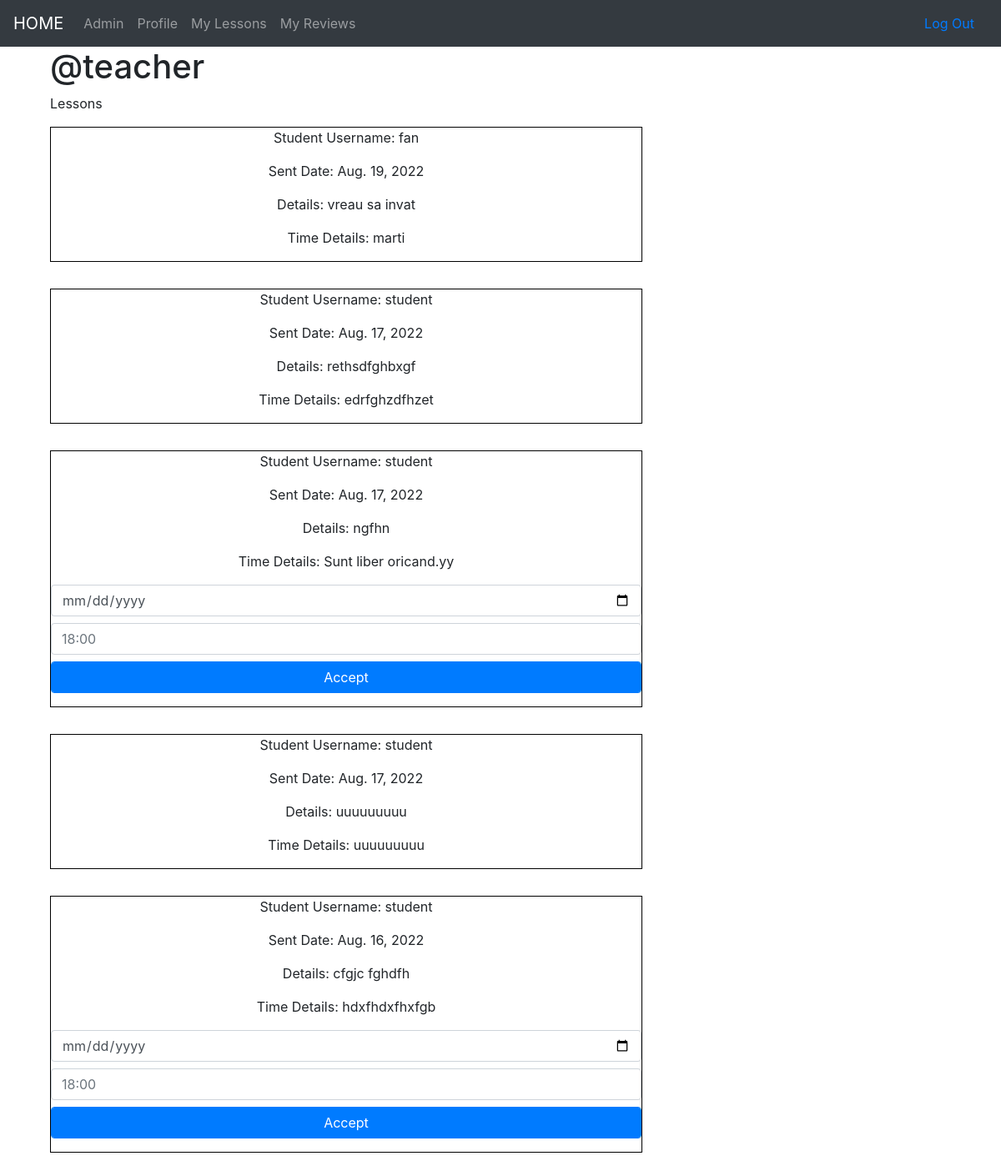
The app's page /lessons/t/3/ (signed in), older data.
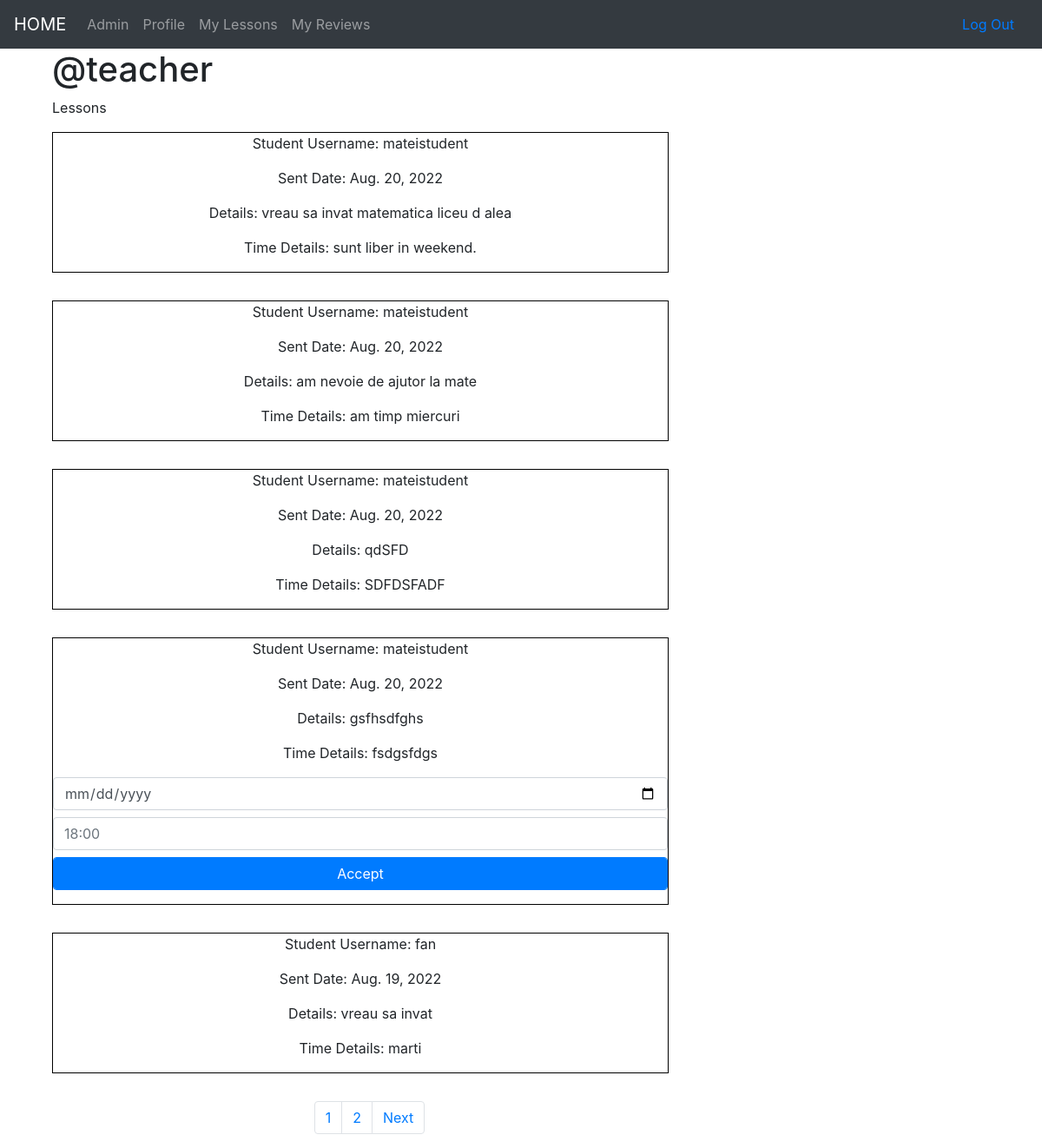
The same page, newer data.
### lessons/models.py (models this page shows, shortened)
class Lesson(models.Model):
    user = models.ForeignKey(User, on_delete=models.CASCADE)
    teacher = models.ForeignKey(Teacher, on_delete=models.CASCADE, null=True)
    sent_date = models.DateField(auto_now_add=True)
    accepted = models.BooleanField(default=False)
    planned_date = models.DateField(auto_now_add=False, null=True, blank=True)
    planned_time = models.CharField(max_length=164, null=True, blank=True)
    description = models.TextField()
    time_description = models.TextField(default="Sunt liber oricand.")
    class Meta:
        ordering = ["-sent_date"]

### accounts/models.py (models this page shows, shortened)
class User(AbstractUser):
    phone_number = models.CharField(max_length=10,blank=False, validators=[phone_number_validator], unique=True)
    email = models.EmailField(unique=True)
    is_student = models.BooleanField(default=False)
    is_teacher = models.BooleanField(default=False)

### lessons/views.py (the view, shortened to what this page needs)
# urls.py: path('t/<int:pk>/', views.TeacherLessons.as_view(), name='appending_lessons'),
class TeacherLessons(generic.ListView):
    model = Lesson
    template_name = 'lessons/teacher_lessons_list.html'
    paginate_by = 5
    def get_queryset(self):
        queryset = super(TeacherLessons, self).get_queryset()
        queryset = queryset.filter(teacher=self.request.user.teacher)
        return queryset
    def get_context_data(self,**kwargs):
        context = super().get_context_data(**kwargs)
        context['teacher'] = self.request.user.teacher
        return context

### lessons/templates/lessons/teacher_lessons_list.html (shortened to what this page needs)
{% extends "base.html" %}
{% block content %}
    <div class="col-md-4">
        <h1>@{{ teacher.user.username }}</h1>
        <p>Lessons</p>
    </div>
    <div class="col-md-8">
        {% for lesson in object_list  %}
            <div class="lessons_list_div">
                <p>Student Username: {{ lesson.user.username }}</p>
                <p>Sent Date: {{ lesson.sent_date }}</p>
                <p>Details: {{ lesson.description }}</p>
                <p>Time Details: {{ lesson.time_description }}</p>
                {% if lesson.accepted == False %}
                    <form method="POST" action="{% url 'lessons:appending_lessons' pk=teacher.pk %}">
                        <div class="form-group">
                            <input type="date" name="date" class="form-control mb-2"
                                placeholder="dd-mm-yyyy" value=""
                                min="1997-01-01" max="2030-12-31">
                            <input type="text" name="time" class="form-control mb-2"
                                placeholder="18:00" value="">
                            <input class="btn-block btn-primary form-control" type="submit" value="Accept">
                        </div>
                    </form>
                {% endif %}
            </div>
        {% endfor %}
        {% include "_pagination.html" %}
    </div>
{% endblock %}

Row changes from the older to the newer data that the page shows:
no longer on this page (row unchanged): Lesson: user.username "student", sent_date "Aug. 17, 2022", description "rethsdfghbxgf", time_description "edrfghzdfhzet"
no longer on this page (row unchanged): Lesson: user.username "student", sent_date "Aug. 17, 2022", description "ngfhn", time_description "Sunt liber oricand.yy"
no longer on this page (row unchanged): Lesson: user.username "student", sent_date "Aug. 17, 2022", description "uuuuuuuuu", time_description "uuuuuuuuu"
no longer on this page (row unchanged): Lesson: user.username "student", sent_date "Aug. 16, 2022", description "cfgjc fghdfh", time_description "hdxfhdxfhxfgb"
added Lesson: user.username "mateistudent", sent_date "Aug. 20, 2022", description "vreau sa invat matematica liceu d alea", time_description "sunt liber in weekend."
added Lesson: user.username "mateistudent", sent_date "Aug. 20, 2022", description "am nevoie de ajutor la mate", time_description "am timp miercuri"
added Lesson: user.username "mateistudent", sent_date "Aug. 20, 2022", description "qdSFD", time_description "SDFDSFADF"
added Lesson: user.username "mateistudent", sent_date "Aug. 20, 2022", description "gsfhsdfghs", time_description "fsdgsfdgs"
Text that changed along with them:
new list line: "1"
new list line: "2"
text now shown: "Next"
